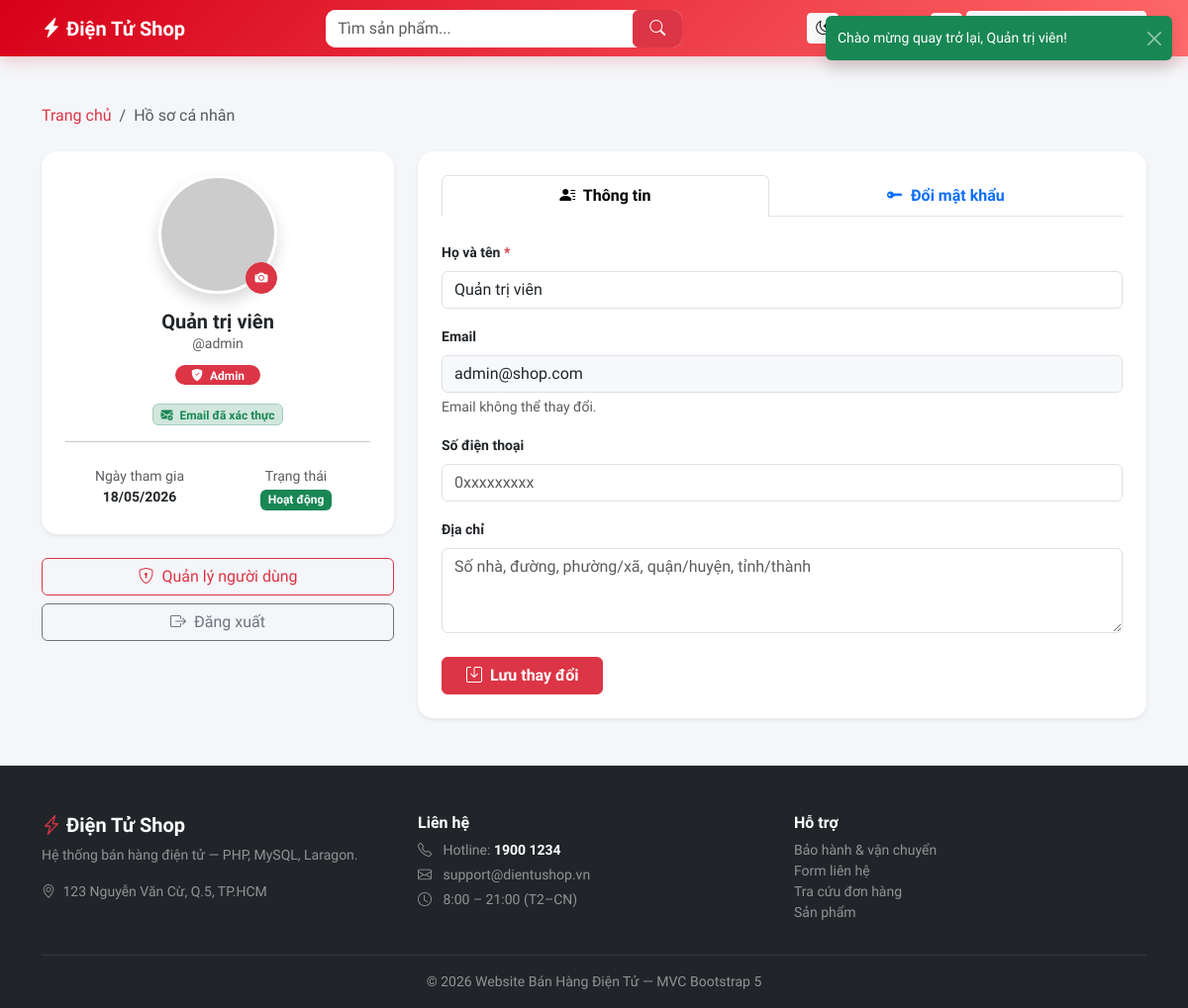
Screenshot of /Auth/profile (signed in) with the database file from the repository.
### tables this page shows
CREATE TABLE IF NOT EXISTS `users` (
  `id` int NOT NULL AUTO_INCREMENT,
  `fullname` varchar(255) NOT NULL,
  `username` varchar(100) NOT NULL UNIQUE,
  `email` varchar(255) NOT NULL UNIQUE,
  `password` varchar(255) NOT NULL,
  `role` enum('Admin','User') NOT NULL DEFAULT 'User',
  `is_active` tinyint(1) NOT NULL DEFAULT 1,
  `avatar` varchar(500) DEFAULT NULL,
  `phone` varchar(20) DEFAULT NULL,
  `address` text DEFAULT NULL,
  `remember_token` varchar(255) DEFAULT NULL,
  `email_verified_at` timestamp NULL DEFAULT NULL,
  `verification_token` varchar(255) DEFAULT NULL,
  `created_at` timestamp NOT NULL DEFAULT CURRENT_TIMESTAMP,
  `updated_at` timestamp NOT NULL DEFAULT CURRENT_TIMESTAMP ON UPDATE CURRENT_TIMESTAMP,
  PRIMARY KEY (`id`)
);

### app/controllers/AuthController.php (called while the page is built, shortened)
<?php
require_once __DIR__ . '/../models/UserModel.php';
require_once __DIR__ . '/../helpers/auth.php';
class AuthController
{
    public function profile(): void
    {
        $user = UserModel::findById((int)$_SESSION['user']['id']);
        include __DIR__ . '/../views/auth/profile.php';
    }
}

### index.php (called while the page is built, shortened)
<?php
require_once __DIR__ . '/app/config/config.php';
require_once __DIR__ . '/app/helpers/auth.php';
$requestUri = parse_url($_SERVER['REQUEST_URI'], PHP_URL_PATH);
$path = $requestUri;
$path = trim($path, '/');
$path = $path !== '' ? filter_var($path, FILTER_SANITIZE_URL) : '';
$url = $path === '' ? [] : explode('/', $path);
$action = !empty($url[1]) ? $url[1] : 'index';
$controller = new $controllerName();
call_user_func_array([$controller, $action], array_slice($url, 2));

### app/config/config.php (called while the page is built, shortened)
<?php
function url(string $path = ''): string
{
    $path = ltrim($path, '/');
    return BASE_PATH . ($path !== '' ? '/' . $path : '');
}

### app/models/UserModel.php (called while the page is built, shortened)
<?php
class UserModel
{
    private static ?PDO $pdo = null;
    private static function db(): PDO
    {
        if (self::$pdo === null) {
            self::$pdo = new PDO(
                "mysql:host=localhost;dbname=ecommerce_db;charset=utf8mb4",
                "root",
                ""
            );
            self::$pdo->setAttribute(PDO::ATTR_ERRMODE, PDO::ERRMODE_EXCEPTION);
        }
        return self::$pdo;
    }
    public static function findById(int $id): array|false
    {
        $stmt = self::db()->prepare("SELECT * FROM users WHERE id = ?");
        $stmt->execute([$id]);
        return $stmt->fetch(PDO::FETCH_ASSOC);
    }
}

### app/helpers/auth.php (called while the page is built, shortened)
<?php
function isLoggedIn(): bool
{
    return isset($_SESSION['user']) && !empty($_SESSION['user']['id']);
}
function isAdmin(): bool
{
    return isLoggedIn() && $_SESSION['user']['role'] === 'Admin';
}
function userAvatarUrl(?string $avatar): string
{
    return 'https://ui-avatars.com/api/?name=' . urlencode($_SESSION['user']['fullname'] ?? 'User') . '&background=d70018&color=fff&size=128&bold=true';
}

### app/views/auth/profile.php (the view, shortened to what this page needs)
<?php include __DIR__ . '/../layout/header.php'; ?>
<div class="container py-5">
    <nav aria-label="breadcrumb" class="mb-4">
        <ol class="breadcrumb">
            <li class="breadcrumb-item"><a href="<?= url('Product/list') ?>" class="text-danger text-decoration-none">Trang chủ</a></li>
            <li class="breadcrumb-item active">Hồ sơ cá nhân</li>
        </ol>
    </nav>
    <div class="row g-4">
        <div class="col-md-4">
            <div class="card border-0 shadow-sm rounded-4 mb-4 text-center">
                <div class="card-body p-4">
                    <div class="position-relative d-inline-block mb-3">
                        <img src="<?= htmlspecialchars(userAvatarUrl($user['avatar'] ?? null)) ?>"
                             id="avatarPreview"
                             class="rounded-circle shadow border border-3 border-white"
                             width="120" height="120"
                             style="object-fit:cover"
                             alt="Avatar">
                        <label for="avatarInput"
                               class="position-absolute bottom-0 end-0 btn btn-danger btn-sm rounded-circle p-1"
                               style="width:32px;height:32px;cursor:pointer" title="Thay đổi ảnh">
                            <i class="bi bi-camera-fill" style="font-size:13px"></i>
                        </label>
                    </div>
                    <h5 class="fw-bold mb-0"><?= htmlspecialchars($user['fullname']) ?></h5>
                    <p class="text-muted small mb-2">@<?= htmlspecialchars($user['username']) ?></p>
                    <?php if ($user['role'] === 'Admin'): ?>
                        <span class="badge bg-danger rounded-pill px-3 py-1">
                            <i class="bi bi-shield-fill-check me-1"></i> Admin
                        </span>
                    <?php else: ?>
                        <span class="badge bg-primary rounded-pill px-3 py-1">
                            <i class="bi bi-person-fill me-1"></i> Người dùng
                        </span>
                    <?php endif; ?>
                    <div class="mt-3">
                        <?php if (!empty($user['email_verified_at'])): ?>
                            <span class="badge bg-success-subtle text-success border border-success-subtle">
                                <i class="bi bi-envelope-check-fill me-1"></i> Email đã xác thực
                            </span>
                        <?php else: ?>
                            <span class="badge bg-warning-subtle text-warning border border-warning-subtle">
                                <i class="bi bi-envelope-exclamation-fill me-1"></i> Chưa xác thực email
                            </span>
                        <?php endif; ?>
                    </div>
                    <hr>
                    <div class="row text-center g-2 mt-1">
                        <div class="col-6">
                            <div class="small text-muted">Ngày tham gia</div>
                            <div class="fw-semibold small">
                                <?= date('d/m/Y', strtotime($user['created_at'])) ?>
                            </div>
                        </div>
                        <div class="col-6">
                            <div class="small text-muted">Trạng thái</div>
                            <div>
                                <?php if ($user['is_active']): ?>
                                    <span class="badge bg-success">Hoạt động</span>
                                <?php else: ?>
                                    <span class="badge bg-danger">Bị khóa</span>
                                <?php endif; ?>
                            </div>
                        </div>
                    </div>
                </div>
            </div>
            <div class="d-grid gap-2">
                <?php if (isAdmin()): ?>
                    <a href="<?= url('Admin/users') ?>" class="btn btn-outline-danger">
                        <i class="bi bi-shield-lock me-1"></i> Quản lý người dùng
                    </a>
                <?php endif; ?>
                <a href="<?= url('Auth/logout') ?>" class="btn btn-outline-secondary">
                    <i class="bi bi-box-arrow-right me-1"></i> Đăng xuất
                </a>
            </div>
        </div>
        <div class="col-md-8">
            <div class="card border-0 shadow-sm rounded-4">
                <div class="card-body p-4">
                    <ul class="nav nav-tabs nav-fill mb-4" id="profileTabs">
                        <li class="nav-item">
                            <a class="nav-link active fw-semibold" data-bs-toggle="tab" href="#tabInfo">
                                <i class="bi bi-person-lines-fill me-1"></i> Thông tin
                            </a>
                        </li>
                        <li class="nav-item">
                            <a class="nav-link fw-semibold" data-bs-toggle="tab" href="#tabPassword">
                                <i class="bi bi-key-fill me-1"></i> Đổi mật khẩu
                            </a>
                        </li>
                    </ul>
                    <div class="tab-content">
                        <div class="tab-pane fade show active" id="tabInfo">
                            <form method="POST" action="<?= url('Auth/updateProfile') ?>">
                                <div class="mb-3">
                                    <label class="form-label fw-semibold small">Họ và tên <span class="text-danger">*</span></label>
                                    <input type="text" name="fullname" class="form-control" required
                                           value="<?= htmlspecialchars($user['fullname']) ?>">
                                </div>
                                <div class="mb-3">
                                    <label class="form-label fw-semibold small">Email</label>
                                    <input type="email" class="form-control bg-light" disabled
                                           value="<?= htmlspecialchars($user['email']) ?>">
                                    <div class="form-text">Email không thể thay đổi.</div>
                                </div>
                                <div class="mb-3">
                                    <label class="form-label fw-semibold small">Số điện thoại</label>
                                    <input type="tel" name="phone" class="form-control"
                                           placeholder="0xxxxxxxxx"
                                           value="<?= htmlspecialchars($user['phone'] ?? '') ?>">
                                </div>
                                <div class="mb-4">
                                    <label class="form-label fw-semibold small">Địa chỉ</label>
                                    <textarea name="address" class="form-control" rows="3"
                                              placeholder="Số nhà, đường, phường/xã, quận/huyện, tỉnh/thành"><?= htmlspecialchars($user['address'] ?? '') ?></textarea>
                                </div>
                                <button type="submit" class="btn btn-danger fw-bold px-4">
                                    <i class="bi bi-save me-1"></i> Lưu thay đổi
                                </button>
                            </form>
                        </div>
                    </div>
                </div>
            </div>
        </div>
    </div>
</div>
<?php include __DIR__ . '/../layout/footer.php'; ?>

### app/views/layout/header.php (style rules this page uses)
:root, [data-theme="light"] { --brand:#d70018; --brand-dark:#a80012; --surface:#f4f6f9; --card:#fff; --text:#1a1d26; --muted:#6c757d; --border:#e9ecef; }
* { font-family:'Be Vietnam Pro',sans-serif }
body { background:var(--surface);color:var(--text);min-height:100vh;display:flex;flex-direction:column }

### rows the page displays
users: fullname "Quản trị viên", username "admin", created_at "18/05/2026", email "admin@shop.com"

### other values shown
$flash['message'] "Chào mừng quay trở lại, Quản trị viên!"
